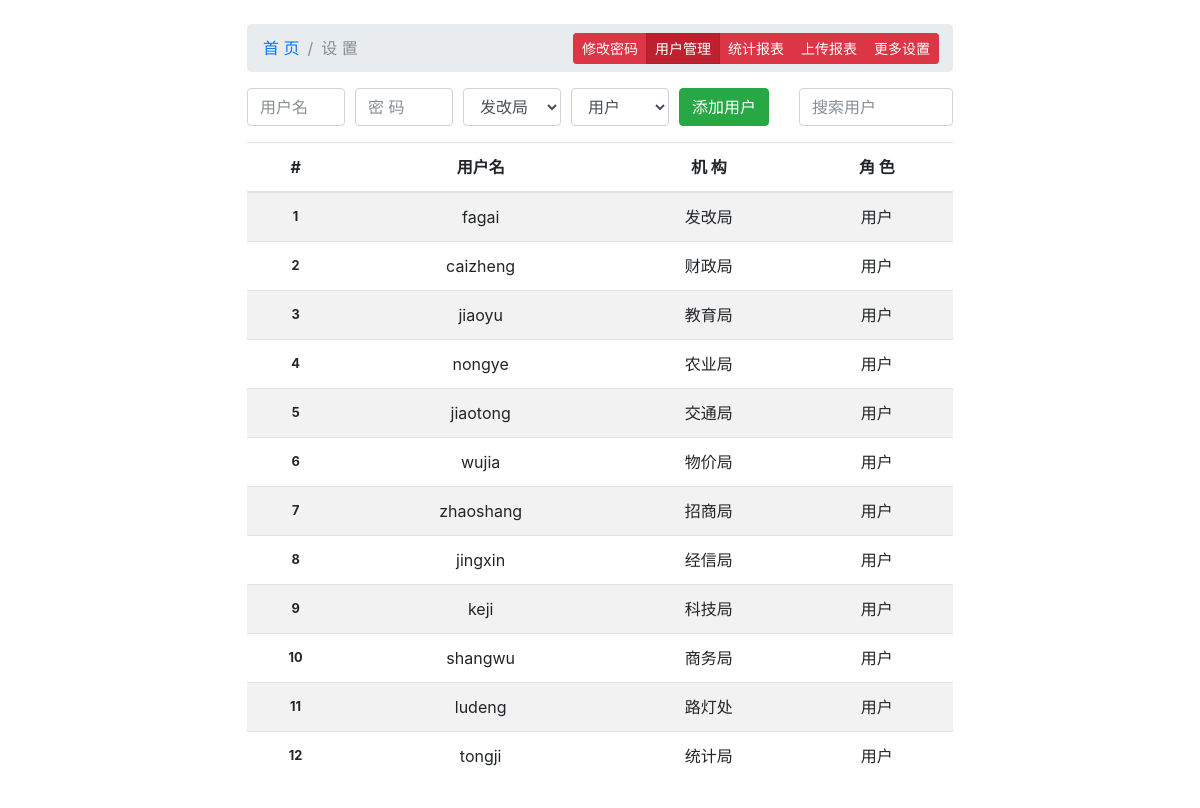
The app's page /fgw/setting/users with its own data.
### tables this page shows
CREATE TABLE `users` (
  `uid` int(11) NOT NULL AUTO_INCREMENT,
  `uname` varchar(20) NOT NULL,
  `passwd` varchar(50) NOT NULL,
  `date` timestamp NOT NULL DEFAULT current_timestamp() ON UPDATE current_timestamp(),
  `oid` int(11) NOT NULL,
  `rid` int(11) NOT NULL,
  `b` varchar(50) DEFAULT NULL,
  `c` varchar(50) DEFAULT NULL,
  `d` varchar(50) DEFAULT NULL,
  `e` varchar(50) DEFAULT NULL,
  `f` varchar(50) DEFAULT NULL,
  `g` varchar(50) DEFAULT NULL,
  `h` varchar(50) DEFAULT NULL,
  `i` varchar(50) DEFAULT NULL,
  `j` varchar(50) DEFAULT NULL,
  `k` varchar(50) DEFAULT NULL,
  `l` varchar(50) DEFAULT NULL,
  `m` varchar(50) DEFAULT NULL,
  `n` varchar(50) DEFAULT NULL,
  `o` varchar(50) DEFAULT NULL,
  `p` varchar(50) DEFAULT NULL,
  `q` varchar(50) DEFAULT NULL,
  `r` varchar(50) DEFAULT NULL,
  `s` varchar(50) DEFAULT NULL,
  `t` varchar(50) DEFAULT NULL,
  `u` varchar(50) DEFAULT NULL,
  `v` varchar(50) DEFAULT NULL,
  `w` varchar(50) DEFAULT NULL,
  `x` varchar(50) DEFAULT NULL,
  `y` varchar(50) DEFAULT NULL,
  `z` varchar(50) DEFAULT NULL,
  PRIMARY KEY (`uid`)
);

CREATE TABLE `organization` (
  `oid` int(11) NOT NULL AUTO_INCREMENT,
  `oname` varchar(20) NOT NULL,
  `uid` int(11) NOT NULL,
  `b` varchar(50) DEFAULT NULL,
  `c` varchar(50) DEFAULT NULL,
  `d` varchar(50) DEFAULT NULL,
  `e` varchar(50) DEFAULT NULL,
  `f` varchar(50) DEFAULT NULL,
  `g` varchar(50) DEFAULT NULL,
  `h` varchar(50) DEFAULT NULL,
  `i` varchar(50) DEFAULT NULL,
  `j` varchar(50) DEFAULT NULL,
  `k` varchar(50) DEFAULT NULL,
  `l` varchar(50) DEFAULT NULL,
  `m` varchar(50) DEFAULT NULL,
  `n` varchar(50) DEFAULT NULL,
  `o` varchar(50) DEFAULT NULL,
  `p` varchar(50) DEFAULT NULL,
  `q` varchar(50) DEFAULT NULL,
  `r` varchar(50) DEFAULT NULL,
  `s` varchar(50) DEFAULT NULL,
  `t` varchar(50) DEFAULT NULL,
  `u` varchar(50) DEFAULT NULL,
  `v` varchar(50) DEFAULT NULL,
  `w` varchar(50) DEFAULT NULL,
  `x` varchar(50) DEFAULT NULL,
  `y` varchar(50) DEFAULT NULL,
  `z` varchar(50) DEFAULT NULL,
  PRIMARY KEY (`oid`)
);

CREATE TABLE `role` (
  `rid` int(11) NOT NULL AUTO_INCREMENT,
  `role` varchar(20) NOT NULL,
  `rname` varchar(20) NOT NULL,
  PRIMARY KEY (`rid`)
);

### fgw/Db.php (called while the page is built, shortened)
<?php
class Db{
	private $host="localhost";
	private $user="root";
	private $pass="dot";
	private $db="fgw";
	private $mysqli;
	function __construct(){
		$this->mysqli=new mysqli($this->host,$this->user, $this->pass, $this->db);
		if($this->mysqli->connect_errno){
			echo $this->mysqli->connect_errno. "\n";
			echo $this->mysqli->connect_error. "\n";
		}
		else{
			$this->mysqli->set_charset('utf8');
		}
	}
	function query($sql){
		if($res=$this->mysqli->query($sql)){
			if(is_bool($res)){
				return;
			}
			else{
				$numrows=$res->num_rows;
				if($numrows>1){
					$row=$res->fetch_all(MYSQLI_ASSOC);
				}
				else $row=$res->fetch_assoc();
				return $row;
			}
		}
		else{
			echo $this->mysqli->errno . "\n";
			echo $this->mysqli->error. "\n";
		}
	}
}

### fgw/users.php (the view, shortened to what this page needs)
<?php
$sql="select rid,rname from role";
$r_rows=(new Db)->query($sql);
$sql="select oid,oname from organization";
$o_rows=(new Db)->query($sql);
$sql="select users.uid,uname,organization.oname,role.rname from users join (organization,role) on (organization.oid=users.oid and users.rid=role.rid)";
$rows=(new Db)->query($sql);
?>
		  <main>
		  <div class="row mb-3">
			  <form class="form-row col-sm" method="post">
				  <div class="col-sm">
					  <input type="text" class="form-control" name="uname" placeholder="用户名">
				  </div>
				  <div class="col-sm">
					  <input type="password" class="form-control" name="passwd" placeholder="密 码">
				  </div>
				  <div class="col-sm">
					  <select class="form-control" name="oid">
<?php foreach($o_rows as $row): ?>
<option value="<?= $row['oid'] ?>"><?= $row['oname'] ?></option>
<?php endforeach ?>
					  </select>
				  </div>
				  <div class="col-sm">
					  <select class="form-control" name="rid">
<?php foreach($r_rows as $row): ?>
<option value="<?= $row['rid'] ?>"><?= $row['rname'] ?></option>
<?php endforeach ?>
					  </select>
				  </div>
				  <div class="col-auto">
					  <button type="submit" class="btn btn-success">添加用户</button>
				  </div>
			  </form>
			  <div class="col-sm-3">
				  <input class="form-control" id="search" type="text" placeholder="搜索用户" aria-label="Search">
			  </div>
		  </div>
		  <table class="table table-striped table-hover">
			  <thead>
				  <tr>
					  <th scope="col">#</th>
					  <th scope="col">用户名</th>
					  <th scope="col">机 构</th>
					  <th scope="col">角 色</th>
				  </tr>
			  </thead>
			  <tbody>
<?php foreach($rows as $v): ?>
				  <tr class="searchable">
				  <th scope="row"><?= $v['uid'] ?></th>
					  <td><?= $v['uname'] ?></td>
					  <td><?= $v['oname'] ?></td>
					  <td><?= $v['rname'] ?></td>
				  </tr>
<?php endforeach; ?>
			  </tbody>
		  </table>
		  </main>

### fgw/header.php (shortened to what this page needs)
<!doctype html>
<html lang="en">
  <head>
	<link type="text/css" href="<?= $root ?>/bootstrap.min.css" rel="stylesheet">
	<link rel="stylesheet" type="text/css" href="https://cdnjs.cloudflare.com/ajax/libs/font-awesome/4.7.0/css/font-awesome.min.css">
	<link type="text/css" href="<?= $root ?>/tt.css" rel="stylesheet">
  </head>

### fgw/index.php (shortened to what this page needs)
<?php
require 'Db.php';
$root="/fgw";
$inc="./";
$path = explode("/", $_SERVER['PATH_INFO']);
$controller=$path[1];
$method=$path[2];
$controller ? : $controller='home';
require $inc . "header.php";
if($controller=='project' && is_numeric($method)){
	$pid=$method;
	require $inc . "progress.php";
}
else if($controller=='setting') {
	require $inc . "nav.php";
	$method ? : $method='chpwd';
	require $inc . $method. ".php";
}
else{
	require $inc . $controller . ".php";
}
require $inc . "footer.php";

### fgw/nav.php
<body>
 <div class="container" id="setting">
  <nav aria-label="breadcrumb" class="position-relative">
	  <ol class="breadcrumb">
	  <li class="breadcrumb-item"><a href="<?= $root ?>">首 页</a></li>
		  <li class="breadcrumb-item active" aria-current="page">设 置</li>
	  </ol>
	  <div id="settings" class="btn-group btn-group-sm position-absolute" role="group" aria-label="">
	  <a role="button" href="<?= $root ?>/setting/chpwd" class="btn btn-danger <?php if($method=='chpwd' || $method == "") echo 'active'; ?>">修改密码</a>
		  <a role="button" href="<?= $root ?>/setting/users" class="btn btn-danger <?php if($method=='users') echo 'active'; ?>">用户管理</a>
		  <a role="button" href="<?= $root ?>/setting/stat" class="btn btn-danger <?php if($method=='stat') echo 'active'; ?>">统计报表</a>
		  <a role="button" href="<?= $root ?>/setting/upload" class="btn btn-danger <?php if($method=='upload') echo 'active'; ?>">上传报表</a>
		  <a role="button" href="<?= $root ?>/setting/misc" class="btn btn-danger <?php if($method=='misc') echo 'active'; ?>">更多设置</a>
	  </div>
  </nav>

### fgw/footer.php (shortened to what this page needs)
	  </div>
  </body>
</html>

### fgw/tt.css (style rules this page uses)
body { padding-top: 1.5rem; padding-bottom: 1.5rem; }
@media (min-width: 48em) { .container { max-width: 46rem; } }
#setting tbody tr { cursor: pointer; }
th, td { text-align: center; vertical-align: middle !important; }
tbody th { font-size: 0.8rem; }
#setting #settings { top: 18%; right: 2%; }

### records on screen
users: uid "1", uname "fagai", oid.oname "发改局", rid.rname "用户"
users: uid "2", uname "caizheng", oid.oname "财政局", rid.rname "用户"
users: uid "3", uname "jiaoyu", oid.oname "教育局", rid.rname "用户"
users: uid "4", uname "nongye", oid.oname "农业局", rid.rname "用户"
users: uid "5", uname "jiaotong", oid.oname "交通局", rid.rname "用户"
users: uid "6", uname "wujia", oid.oname "物价局", rid.rname "用户"
users: uid "7", uname "zhaoshang", oid.oname "招商局", rid.rname "用户"
users: uid "8", uname "jingxin", oid.oname "经信局", rid.rname "用户"
users: uid "9", uname "keji", oid.oname "科技局", rid.rname "用户"
users: uid "10", uname "shangwu", oid.oname "商务局", rid.rname "用户"
users: uid "11", uname "ludeng", oid.oname "路灯处", rid.rname "用户"
users: uid "12", uname "tongji", oid.oname "统计局", rid.rname "用户"

### other values on screen
form field oid "发改局"
form field rid "用户"
